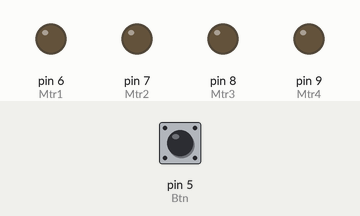
The sketch below on a simulated Arduino Uno, built with avr-gcc and run on an emulated ATmega328P. Parts: output pins drawn as LEDs (lit = HIGH). The inputs (shaded band) are chosen by the test bench; at power-on: pin 5 (Btn) LOW.

Above: at 1.2 s.
1.3 s: pin 5 (Btn) pulled HIGH for 0.15 s
At 1.37 s:
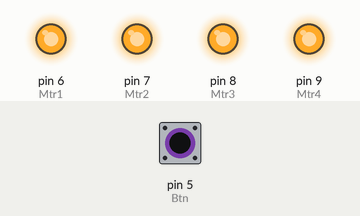
2.9 s: pin 5 (Btn) pulled HIGH for 3.2 s
At 6.8 s:
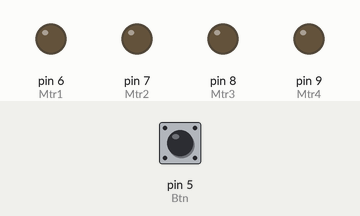
Timing chart, 0 to 8.3 s (numbered marks = the images above; inputs shaded):
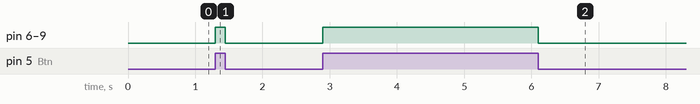

Measured:
- after the input at 1.3 s, pin 6 (Mtr1), pin 7 (Mtr2), pin 8 (Mtr3), pin 9 (Mtr4): LOW → HIGH at once, → LOW 0.15 s later
- after the input at 2.9 s, pin 6 (Mtr1), pin 7 (Mtr2), pin 8 (Mtr3), pin 9 (Mtr4): LOW → HIGH at once, → LOW 3.2 s later

The sketch:

4ChannelRelay_4Motors.ino
```cpp
int Btn = 5;
int Mtr1 = 6;
int Mtr2 = 7;
int Mtr3 = 8;
int Mtr4 = 9;

void setup()
{
  pinMode(Btn, INPUT);
  pinMode(Mtr1, OUTPUT);
  pinMode(Mtr2, OUTPUT);
  pinMode(Mtr3, OUTPUT);
  pinMode(Mtr4, OUTPUT);
}

void loop()
{
if(digitalRead(Btn) == HIGH)
{
  digitalWrite(Mtr1, HIGH);
  digitalWrite(Mtr2, HIGH);
  digitalWrite(Mtr3, HIGH);
  digitalWrite(Mtr4, HIGH);
}
else
{
  digitalWrite(Mtr1, LOW);
  digitalWrite(Mtr2, LOW);
  digitalWrite(Mtr3, LOW);
  digitalWrite(Mtr4, LOW);
}

}
```
